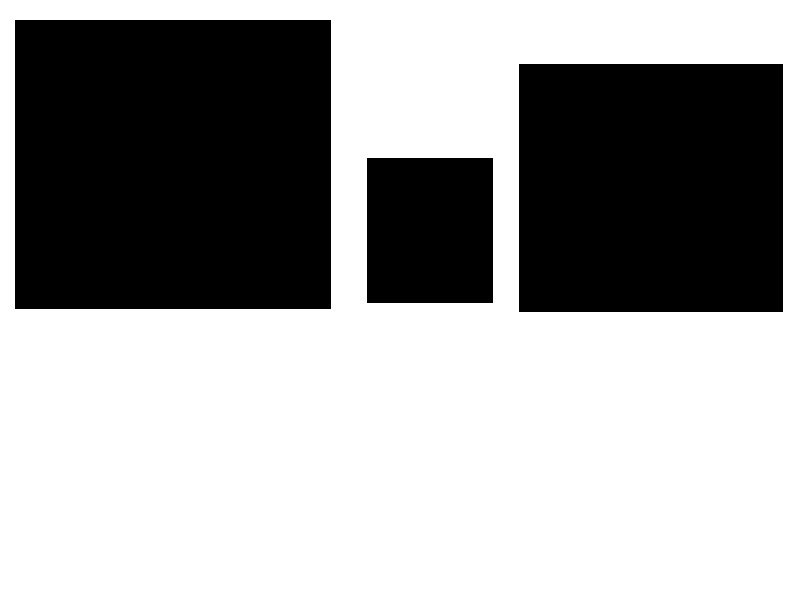
#> input picture images/shapes.jpg, 800 x 600 px
$ jupyter execute contours_drawing.ipynb   (older library calls are emulated)
#> lines starting #> are read from the running program, lines starting #| are printed output that depends on the picture; after the words box and inside, x2 and y2 are one past the last pixel; in counts of white or black regions, pixels touching at a corner belong together
[cell 1]
import cv2
import numpy as np

[cell 2]
images =cv2.imread("images/shapes.jpg")
#> images is the input picture: shape (600, 800, 3); min 0, max 255, mean 162
image_copy =images.copy()

[cell 3]
cv2.imshow("main image",images)
cv2.waitKey()
cv2.destroyAllWindows()

[cell 4]
images.shape
#> Out = (600, 800, 3)

[cell 5]
# Gray scale conversion of image

gray =cv2.cvtColor(images, cv2.COLOR_BGR2GRAY)
cv2.imshow("Original Image", images)
cv2.waitKey()
cv2.imshow("Gray image",gray)
cv2.waitKey()
cv2.destroyAllWindows()
gray.shape
#> Out = (600, 800)

[cell 6]
# Edge detection of images

edge =cv2.Canny(images, 30, 200)
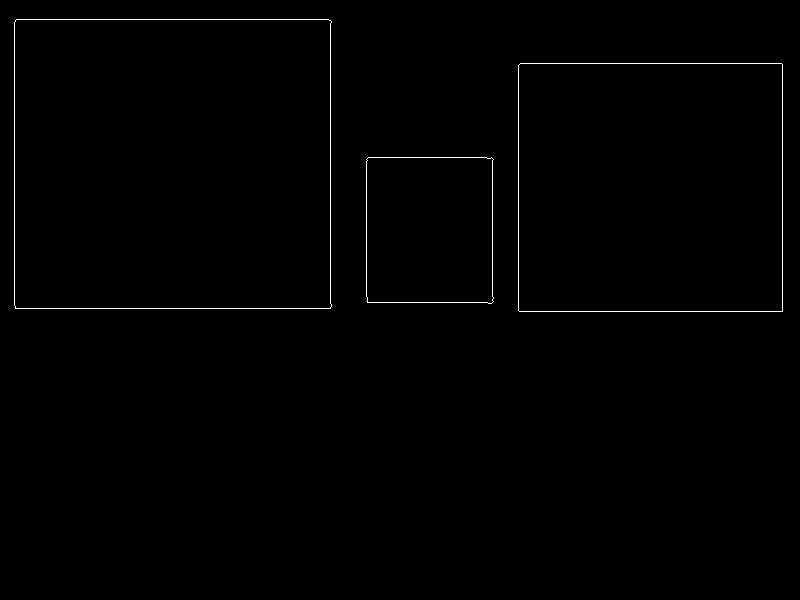
#> edge: shape (600, 800); 0.58% white in thin lines or dots, all inside (x1, y1, x2, y2) = (14, 19, 783, 312)
cv2.imshow("Original Image", images)
cv2.waitKey()
cv2.imshow("Edge image",edge)
cv2.waitKey()
cv2.destroyAllWindows()
edge.shape
#> Out = (600, 800)

[cell 7]
'''
# Threshold detection of images

_,  threshold =cv2.threshold(images, 20, 150, cv2.THRESH_BINARY_INV)
cv2.imshow("Original Image", images)
cv2.waitKey()
cv2.imshow("Threshold image",threshold)
cv2.waitKey()
cv2.destroyAllWindows()
threshold.shape
'''

cv.findContours(Image, Retrival mode, Approximation method)

[cell 8]
# Getting image file
images =cv2.imread("images/shapes.jpg")

#Converting Image to Grayscale
gray =cv2.cvtColor(images, cv2.COLOR_BGR2GRAY)

#Getting the Edges of Image
edge =cv2.Canny(images, 30, 200)

# Finding contour of image
#Using copy of edge detected image( edge.copy() ) to find Contour as it manipulates the image

#copy_edge =edge.copy()

result, contours, hierarchy = cv2.findContours(edge, cv2.RETR_EXTERNAL, cv2.CHAIN_APPROX_NONE)
#> contours = 3 contours; box (x1, y1, x2, y2) and area: (14, 19, 332, 309) 91322, (518, 63, 783, 312) 65469, (366, 157, 494, 304) 18265

print("Number of Countours found = "+ str(len(contours)))
#| Number of Countours found = 3

#draw all countours
# use -1 to draw all countours
cv2.drawContours(images, contours, -1, (0,255,0), 3) # This comaand will draw contour on the main image file
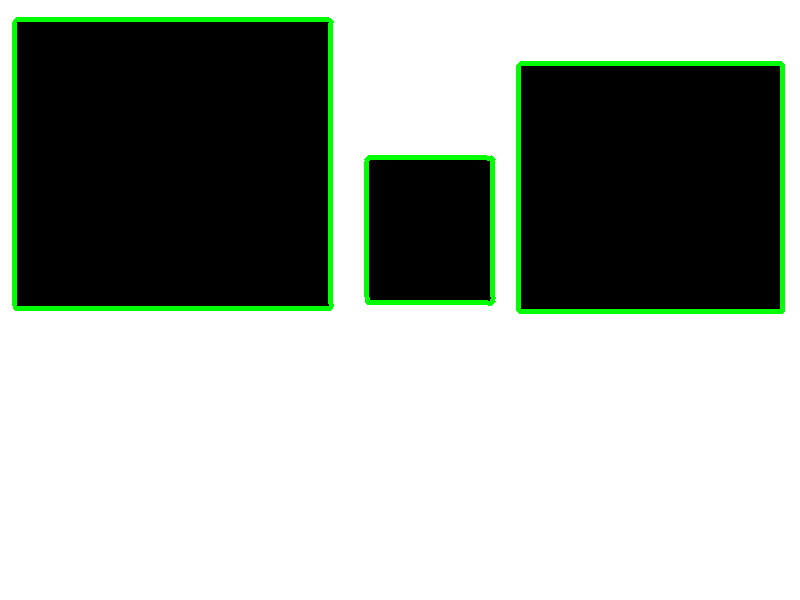
#> images: shape (600, 800, 3); 2.88% of pixels changed, all inside (x1, y1, x2, y2) = (12, 17, 785, 314)

cv2.imshow("Original image",image_copy)
cv2.waitKey()

cv2.imshow("Gray image",gray)
cv2.waitKey()

cv2.imshow("Edge detcted image", edge)
cv2.waitKey()

cv2.imshow("Contours",images)
cv2.waitKey()
cv2.destroyAllWindows()

# RETER MODE Analysis

Let's analyse the cv2.RETR_LIST and importance of that

[cell 9]
# Getting image file
images =cv2.imread("images/shapes_donut.jpg")
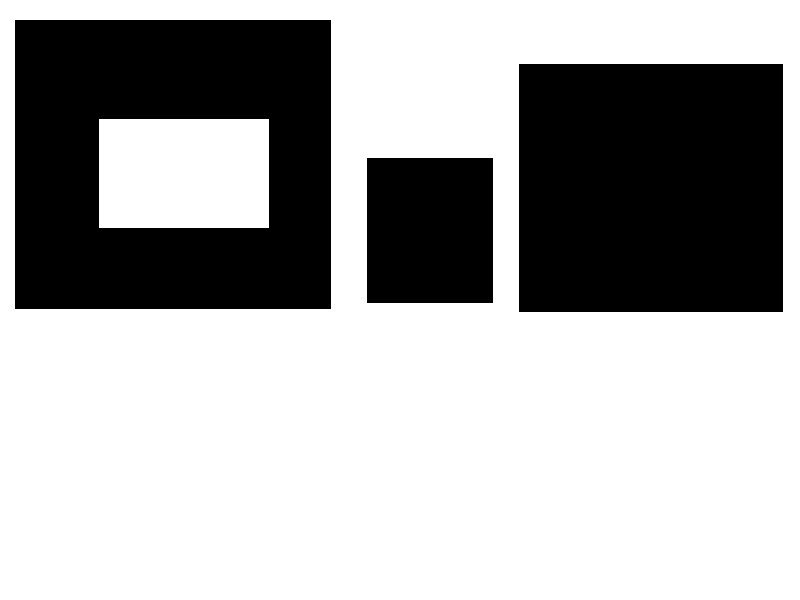
#> input picture images/shapes_donut.jpg, 800 x 600 px
#> images is the input picture: shape (600, 800, 3); min 0, max 255, mean 171.8

#Converting Image to Grayscale
gray =cv2.cvtColor(images, cv2.COLOR_BGR2GRAY)

#Getting the Edges of Image
edge =cv2.Canny(images, 30, 200)
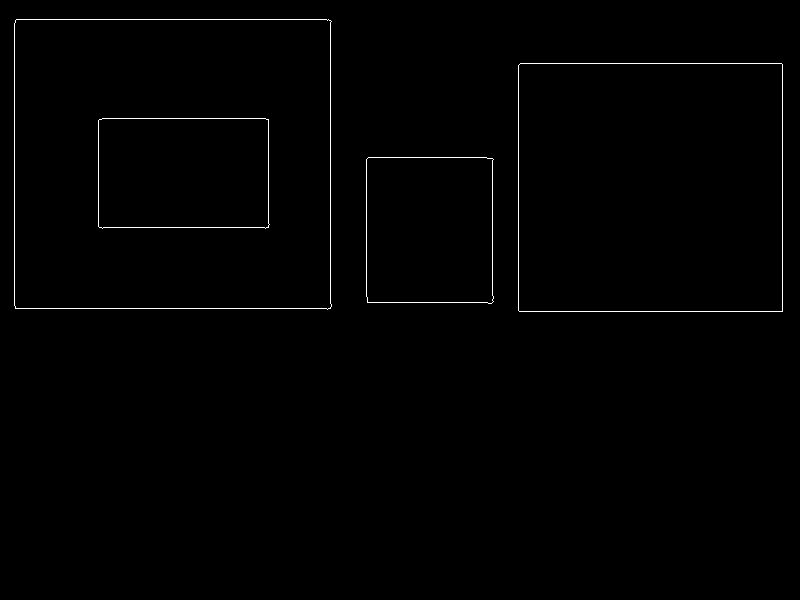
#> edge: shape (600, 800); 0.69% white in thin lines or dots, all inside (x1, y1, x2, y2) = (14, 19, 783, 312)

# Finding contour of image
#Using copy of edge detected image( edge.copy() ) to find Contour as it manipulates the image

#copy_edge =edge.copy()

result, contours, hierarchy = cv2.findContours(edge, cv2.RETR_EXTERNAL, cv2.CHAIN_APPROX_NONE)
#> contours = 3 contours; box (x1, y1, x2, y2) and area: (14, 19, 332, 310) 91320, (518, 63, 783, 312) 65469, (366, 157, 494, 304) 18266

print("Number of Countours found = "+ str(len(contours)))
#| Number of Countours found = 3

#draw all countours
# use -1 to draw all countours
cv2.drawContours(images, contours, -1, (0,255,0), 3) # This comaand will draw contour on the main image file

cv2.imshow("Original image",images)
cv2.waitKey()

cv2.imshow("Gray image",gray)
cv2.waitKey()

cv2.imshow("Edge detcted image", edge)
cv2.waitKey()

cv2.imshow("Contours",images)
cv2.waitKey()
cv2.destroyAllWindows()

cv2.RETR_LIST analysis

[cell 10]
# Getting image file
images =cv2.imread("images/shapes_donut.jpg")

#Converting Image to Grayscale
gray =cv2.cvtColor(images, cv2.COLOR_BGR2GRAY)

#Getting the Edges of Image
edge =cv2.Canny(images, 30, 200)

# Finding contour of image
#Using copy of edge detected image( edge.copy() ) to find Contour as it manipulates the image

#copy_edge =edge.copy()

result, contours, hierarchy = cv2.findContours(edge, cv2.RETR_LIST, cv2.CHAIN_APPROX_NONE)
#> contours = 8 contours; box (x1, y1, x2, y2) and area: (14, 19, 332, 310) 91320, (14, 19, 332, 310) 91319, (518, 63, 783, 312) 65469, (518, 63, 783, 312) 65468, (98, 118, 270, 229) 18526, (98, 118, 270, 229) 18525, (366, 157, 494, 304) 18266, (366, 157, 494, 304) 18266

print("Number of Countours found = "+ str(len(contours)))
#| Number of Countours found = 8

#draw all countours
# use -1 to draw all countours
cv2.drawContours(images, contours, -1, (0,255,0), 3) # This comaand will draw contour on the main image file
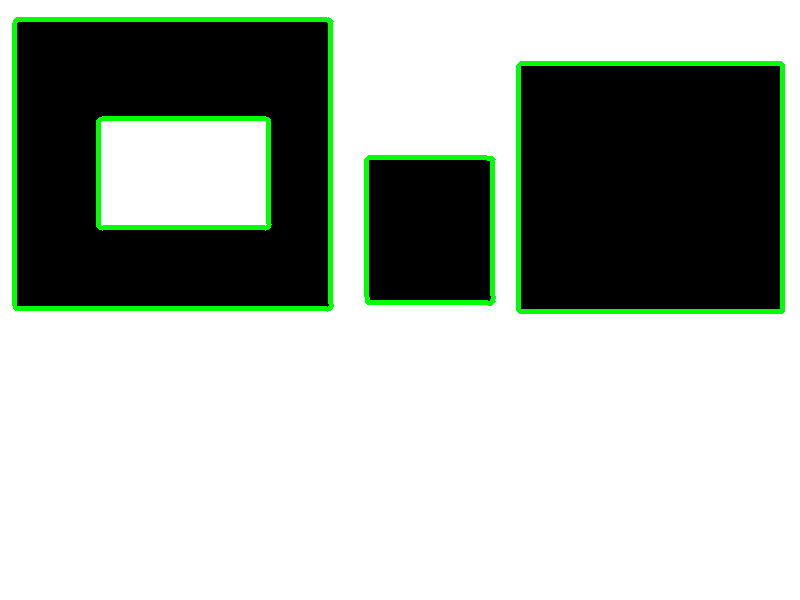
#> images: shape (600, 800, 3); mean B, G, R 167.4, 176.2, 167.4

cv2.imshow("Original image",images)
cv2.waitKey()

cv2.imshow("Gray image",gray)
cv2.waitKey()

cv2.imshow("Edge detcted image", edge)
cv2.waitKey()

cv2.imshow("Contours",images)
cv2.waitKey()
cv2.destroyAllWindows()
